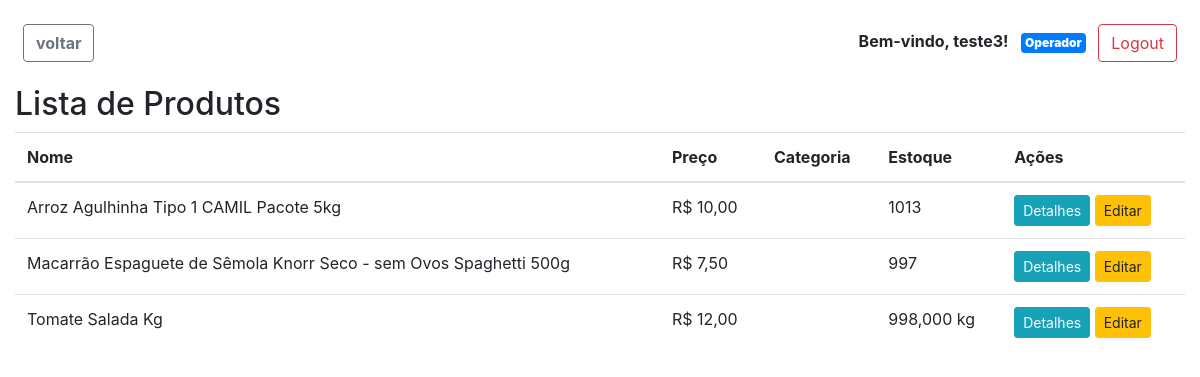
Page /pdvweb/produtos/ (signed in) on the earlier database version.
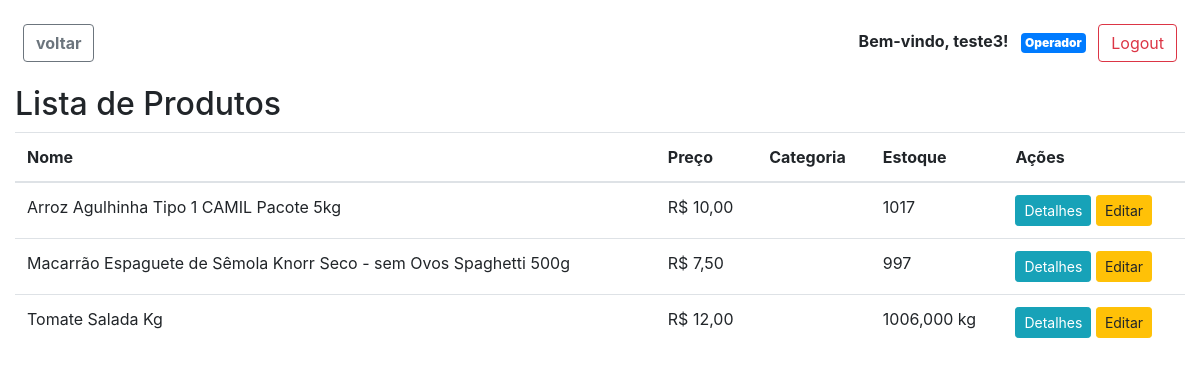
Same page on the later database version.
### pdvweb/models.py (models this page shows, shortened)
class ProdutoBase(models.Model):
    codigo = models.CharField(max_length=10, unique=False, blank=True)
    nome = models.CharField(max_length=100, unique=True)
    descricao = models.TextField(blank=True, null=True)
    categoria = models.ForeignKey(
        Categoria, on_delete=models.SET_NULL, null=True, blank=True)
    class Meta:
        abstract = True

class ProdutoPorQuantidade(ProdutoBase):
    preco = models.DecimalField(
        max_digits=10, decimal_places=2, validators=[MinValueValidator(0)])
    estoque = models.PositiveIntegerField(default=0)
    data_criacao = models.DateTimeField(default=timezone.now)

class ProdutoPorPeso(ProdutoBase):
    preco_por_kilo = models.DecimalField(
        max_digits=10, decimal_places=2, validators=[MinValueValidator(0)])
    estoque_em_kilos = models.DecimalField(
        max_digits=10, decimal_places=3, default=0)

### pdvweb/views.py (the view)
# urls.py: path('produtos/', views.listar_produtos, name='listar_produtos'),
@login_required
def listar_produtos(request):
    todos_produtos = list(ProdutoPorQuantidade.objects.all()
                          ) + list(ProdutoPorPeso.objects.all())
    return render(request, 'pdvweb/produtos_list.html', {'todos_produtos': todos_produtos})

### pdvweb/templates/pdvweb/produtos_list.html (shortened to what this page needs)
{% extends 'pdvweb/base.html' %}
{% block content %}
    <h2>Lista de Produtos</h2>
    <table class="table">
        <thead>
            <tr>
                <th>Nome</th>
                <th>Preço</th>
                <th>Categoria</th>
                <th>Estoque</th>
                <th>Ações</th>
            </tr>
        </thead>
        <tbody>
            {% for produto in todos_produtos %}
                <tr>
                    <td>{{ produto.nome }}</td>
                    {% if produto.preco %}
                        <td>R$ {{ produto.preco }}</td>
                    {% elif produto.preco_por_kilo %}
                        <td>R$ {{ produto.preco_por_kilo }}</td>
                    {% endif %}
                    <td>{{ produto.categoria.nome }}</td>
                    {% if produto.preco %}
                        <td>{{ produto.estoque }}</td>
                    {% elif produto.preco_por_kilo %}
                        <td>{{ produto.estoque_em_kilos }} kg</td>
                    {% endif %}
                    <td>
                        <a href="{% url 'pdvweb:detalhar_produto' produto.codigo %}" class="btn btn-info btn-sm">Detalhes</a>
                        <a href="{% url 'pdvweb:editar_produto' produto.codigo %}" class="btn btn-warning btn-sm">Editar</a>
                    </td>
                </tr>
            {% endfor %}
        </tbody>
    </table>
{% endblock %}

Differences in the rows shown:
changed ProdutoPorQuantidade "Arroz Agulhinha Tipo 1 CAMIL Pacote 5kg": estoque "1013" → "1017"
changed ProdutoPorPeso "Tomate Salada Kg": estoque_em_kilos "998,000" → "1006,000"
